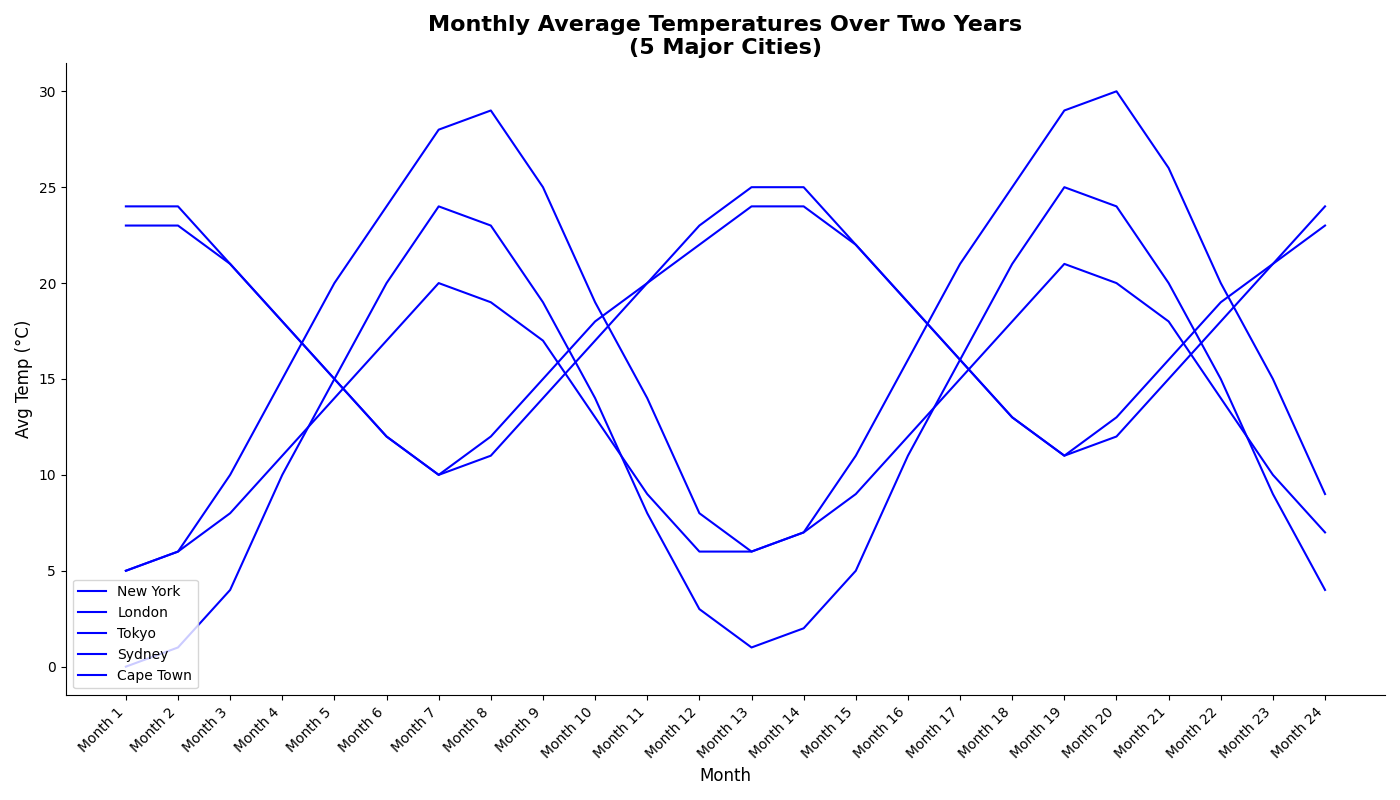

This chart was generated by the following Python code:
import matplotlib.pyplot as plt
import numpy as np

months = np.arange(1, 25)
cities = ['New York', 'London', 'Tokyo', 'Sydney', 'Cape Town']

new_york = [0, 1, 4, 10, 15, 20, 24, 23, 19, 14, 8, 3,
            1, 2, 5, 11, 16, 21, 25, 24, 20, 15, 9, 4]
london = [5, 6, 8, 11, 14, 17, 20, 19, 17, 13, 9, 6,
          6, 7, 9, 12, 15, 18, 21, 20, 18, 14, 10, 7]
tokyo = [5, 6, 10, 15, 20, 24, 28, 29, 25, 19, 14, 8,
         6, 7, 11, 16, 21, 25, 29, 30, 26, 20, 15, 9]
sydney = [23, 23, 21, 18, 15, 12, 10, 12, 15, 18, 20, 22,
          24, 24, 22, 19, 16, 13, 11, 13, 16, 19, 21, 23]
cape_town = [24, 24, 21, 18, 15, 12, 10, 11, 14, 17, 20, 23,
             25, 25, 22, 19, 16, 13, 11, 12, 15, 18, 21, 24]

data = [new_york, london, tokyo, sydney, cape_town]

# Plot configuration
fig, ax = plt.subplots(figsize=(14, 8))

# Single color for all lines
single_color = 'blue'

# Plotting data
for temperatures, city in zip(data, cities):
    ax.plot(months, temperatures, color=single_color, label=city)

ax.set_title('Monthly Average Temperatures Over Two Years\n(5 Major Cities)', fontsize=16, fontweight='bold')
ax.set_xlabel('Month', fontsize=12)
ax.set_ylabel('Avg Temp (°C)', fontsize=12)

ax.set_xticks(months)
ax.set_xticklabels([f'Month {i}' for i in months], rotation=45, ha='right')

ax.grid(False)
ax.legend(loc='lower left', fontsize=10)

ax.spines['top'].set_visible(False)
ax.spines['right'].set_visible(False)

plt.tight_layout()
plt.show()
